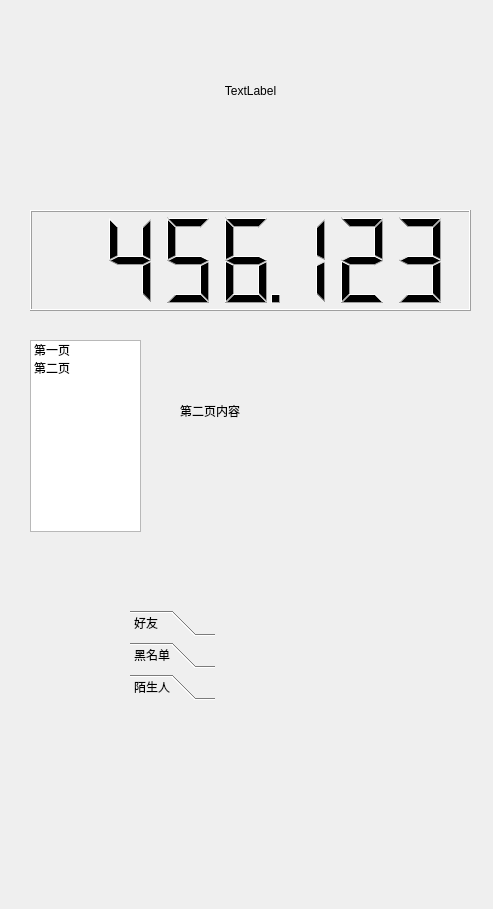
<?xml version="1.0" encoding="UTF-8"?>
<ui version="4.0">
 <class>Widget</class>
 <widget class="QWidget" name="Widget">
  <property name="geometry">
   <rect>
    <x>0</x>
    <y>0</y>
    <width>493</width>
    <height>909</height>
   </rect>
  </property>
  <property name="windowTitle">
   <string>Widget</string>
  </property>
  <widget class="QLabel" name="label">
   <property name="geometry">
    <rect>
     <x>30</x>
     <y>20</y>
     <width>441</width>
     <height>141</height>
    </rect>
   </property>
   <property name="text">
    <string>TextLabel</string>
   </property>
   <property name="alignment">
    <set>Qt::AlignCenter</set>
   </property>
  </widget>
  <widget class="QLCDNumber" name="lcdNumber">
   <property name="geometry">
    <rect>
     <x>30</x>
     <y>210</y>
     <width>441</width>
     <height>101</height>
    </rect>
   </property>
   <property name="smallDecimalPoint">
    <bool>true</bool>
   </property>
   <property name="digitCount">
    <number>7</number>
   </property>
   <property name="value" stdset="0">
    <double>456.122999999999990</double>
   </property>
  </widget>
  <widget class="QListWidget" name="listWidget">
   <property name="geometry">
    <rect>
     <x>30</x>
     <y>340</y>
     <width>111</width>
     <height>192</height>
    </rect>
   </property>
   <item>
    <property name="text">
     <string>第一页</string>
    </property>
   </item>
   <item>
    <property name="text">
     <string>第二页</string>
    </property>
   </item>
  </widget>
  <widget class="QStackedWidget" name="stackedWidget">
   <property name="geometry">
    <rect>
     <x>150</x>
     <y>340</y>
     <width>311</width>
     <height>191</height>
    </rect>
   </property>
   <property name="currentIndex">
    <number>1</number>
   </property>
   <widget class="QWidget" name="page">
    <widget class="QLabel" name="label_2">
     <property name="geometry">
      <rect>
       <x>30</x>
       <y>50</y>
       <width>101</width>
       <height>41</height>
      </rect>
     </property>
     <property name="text">
      <string>第一页内容</string>
     </property>
    </widget>
   </widget>
   <widget class="QWidget" name="page_2">
    <widget class="QLabel" name="label_3">
     <property name="geometry">
      <rect>
       <x>30</x>
       <y>50</y>
       <width>101</width>
       <height>41</height>
      </rect>
     </property>
     <property name="text">
      <string>第二页内容</string>
     </property>
    </widget>
   </widget>
  </widget>
  <widget class="QToolBox" name="toolBox">
   <property name="geometry">
    <rect>
     <x>130</x>
     <y>610</y>
     <width>85</width>
     <height>145</height>
    </rect>
   </property>
   <property name="currentIndex">
    <number>2</number>
   </property>
   <widget class="QWidget" name="page_3">
    <property name="geometry">
     <rect>
      <x>0</x>
      <y>0</y>
      <width>85</width>
      <height>55</height>
     </rect>
    </property>
    <attribute name="label">
     <string>好友</string>
    </attribute>
   </widget>
   <widget class="QWidget" name="page_5">
    <attribute name="label">
     <string>黑名单</string>
    </attribute>
   </widget>
   <widget class="QWidget" name="page_4">
    <property name="geometry">
     <rect>
      <x>0</x>
      <y>0</y>
      <width>85</width>
      <height>55</height>
     </rect>
    </property>
    <attribute name="label">
     <string>陌生人</string>
    </attribute>
   </widget>
  </widget>
 </widget>
 <layoutdefault spacing="6" margin="11"/>
 <resources/>
 <connections>
  <connection>
   <sender>listWidget</sender>
   <signal>currentRowChanged(int)</signal>
   <receiver>stackedWidget</receiver>
   <slot>setCurrentIndex(int)</slot>
   <hints>
    <hint type="sourcelabel">
     <x>105</x>
     <y>391</y>
    </hint>
    <hint type="destinationlabel">
     <x>221</x>
     <y>376</y>
    </hint>
   </hints>
  </connection>
 </connections>
</ui>
